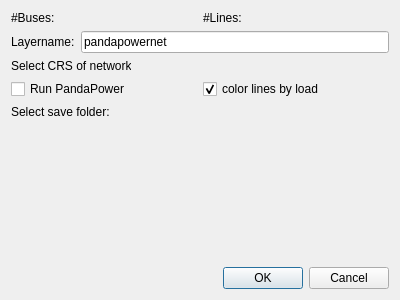
<?xml version="1.0" encoding="UTF-8"?>
<ui version="4.0">
 <class>importDialog</class>
 <widget class="QDialog" name="importDialog">
  <property name="geometry">
   <rect>
    <x>0</x>
    <y>0</y>
    <width>400</width>
    <height>300</height>
   </rect>
  </property>
  <property name="windowTitle">
   <string>Import pandapower network</string>
  </property>
  <property name="locale">
   <locale language="English" country="Germany"/>
  </property>
  <layout class="QVBoxLayout" name="_2">
   <item>
    <layout class="QHBoxLayout" name="featureCounts">
     <item>
      <widget class="QLabel" name="BusLabel">
       <property name="sizePolicy">
        <sizepolicy hsizetype="MinimumExpanding" vsizetype="Fixed">
         <horstretch>0</horstretch>
         <verstretch>0</verstretch>
        </sizepolicy>
       </property>
       <property name="text">
        <string>#Buses: </string>
       </property>
      </widget>
     </item>
     <item>
      <widget class="QLabel" name="LineLabel">
       <property name="sizePolicy">
        <sizepolicy hsizetype="MinimumExpanding" vsizetype="Fixed">
         <horstretch>0</horstretch>
         <verstretch>0</verstretch>
        </sizepolicy>
       </property>
       <property name="text">
        <string>#Lines: </string>
       </property>
      </widget>
     </item>
    </layout>
   </item>
   <item>
    <layout class="QHBoxLayout" name="layerName">
     <item>
      <widget class="QLabel" name="layerNameLabel">
       <property name="sizePolicy">
        <sizepolicy hsizetype="Minimum" vsizetype="Fixed">
         <horstretch>0</horstretch>
         <verstretch>0</verstretch>
        </sizepolicy>
       </property>
       <property name="text">
        <string>Layername:</string>
       </property>
      </widget>
     </item>
     <item>
      <widget class="QLineEdit" name="layerNameEdit">
       <property name="sizePolicy">
        <sizepolicy hsizetype="Expanding" vsizetype="Fixed">
         <horstretch>0</horstretch>
         <verstretch>0</verstretch>
        </sizepolicy>
       </property>
       <property name="focusPolicy">
        <enum>Qt::WheelFocus</enum>
       </property>
       <property name="text">
        <string>pandapowernet</string>
       </property>
       <property name="maxLength">
        <number>500</number>
       </property>
       <property name="placeholderText">
        <string>layer name</string>
       </property>
      </widget>
     </item>
    </layout>
   </item>
   <item>
    <layout class="QHBoxLayout" name="crsSelect">
     <property name="sizeConstraint">
      <enum>QLayout::SetDefaultConstraint</enum>
     </property>
     <item>
      <widget class="QLabel" name="crsLabel">
       <property name="sizePolicy">
        <sizepolicy hsizetype="Minimum" vsizetype="Fixed">
         <horstretch>0</horstretch>
         <verstretch>0</verstretch>
        </sizepolicy>
       </property>
       <property name="minimumSize">
        <size>
         <width>0</width>
         <height>0</height>
        </size>
       </property>
       <property name="maximumSize">
        <size>
         <width>120</width>
         <height>20</height>
        </size>
       </property>
       <property name="text">
        <string>Select CRS of network:</string>
       </property>
      </widget>
     </item>
     <item>
      <widget class="QgsProjectionSelectionWidget" name="projectionSelect">
       <property name="sizePolicy">
        <sizepolicy hsizetype="MinimumExpanding" vsizetype="Minimum">
         <horstretch>0</horstretch>
         <verstretch>0</verstretch>
        </sizepolicy>
       </property>
       <property name="maximumSize">
        <size>
         <width>16777215</width>
         <height>30</height>
        </size>
       </property>
       <property name="acceptDrops">
        <bool>false</bool>
       </property>
      </widget>
     </item>
    </layout>
   </item>
   <item>
    <layout class="QHBoxLayout" name="checkboxes">
     <item>
      <widget class="QCheckBox" name="runpp">
       <property name="text">
        <string>Run PandaPower</string>
       </property>
      </widget>
     </item>
     <item>
      <widget class="QCheckBox" name="gradRender">
       <property name="text">
        <string>color lines by load</string>
       </property>
       <property name="checked">
        <bool>true</bool>
       </property>
      </widget>
     </item>
    </layout>
   </item>
   <item>
    <widget class="QLabel" name="folderSelectLabel">
     <property name="text">
      <string comment="Select save folder:">Select save folder:</string>
     </property>
    </widget>
   </item>
   <item>
    <widget class="QgsFileWidget" name="folderSelect">
     <property name="fileWidgetButtonVisible">
      <bool>true</bool>
     </property>
     <property name="fullUrl">
      <bool>false</bool>
     </property>
     <property name="dialogTitle">
      <string>Import pandapower network - Select save folder:</string>
     </property>
     <property name="storageMode">
      <enum>QgsFileWidget::GetDirectory</enum>
     </property>
     <property name="relativeStorage">
      <enum>QgsFileWidget::RelativeDefaultPath</enum>
     </property>
    </widget>
   </item>
   <item>
    <spacer name="verticalSpacer">
     <property name="orientation">
      <enum>Qt::Vertical</enum>
     </property>
     <property name="sizeHint" stdset="0">
      <size>
       <width>20</width>
       <height>40</height>
      </size>
     </property>
    </spacer>
   </item>
   <item>
    <widget class="QDialogButtonBox" name="button_box">
     <property name="focusPolicy">
      <enum>Qt::StrongFocus</enum>
     </property>
     <property name="orientation">
      <enum>Qt::Horizontal</enum>
     </property>
     <property name="standardButtons">
      <set>QDialogButtonBox::Cancel|QDialogButtonBox::Ok</set>
     </property>
    </widget>
   </item>
  </layout>
 </widget>
 <customwidgets>
  <customwidget>
   <class>QgsFileWidget</class>
   <extends>QWidget</extends>
   <header>qgsfilewidget.h</header>
  </customwidget>
  <customwidget>
   <class>QgsProjectionSelectionWidget</class>
   <extends>QWidget</extends>
   <header>qgsprojectionselectionwidget.h</header>
  </customwidget>
 </customwidgets>
 <tabstops>
  <tabstop>layerNameEdit</tabstop>
  <tabstop>projectionSelect</tabstop>
 </tabstops>
 <resources/>
 <connections>
  <connection>
   <sender>button_box</sender>
   <signal>accepted()</signal>
   <receiver>importDialog</receiver>
   <slot>accept()</slot>
   <hints>
    <hint type="sourcelabel">
     <x>20</x>
     <y>20</y>
    </hint>
    <hint type="destinationlabel">
     <x>20</x>
     <y>20</y>
    </hint>
   </hints>
  </connection>
  <connection>
   <sender>button_box</sender>
   <signal>rejected()</signal>
   <receiver>importDialog</receiver>
   <slot>reject()</slot>
   <hints>
    <hint type="sourcelabel">
     <x>20</x>
     <y>20</y>
    </hint>
    <hint type="destinationlabel">
     <x>20</x>
     <y>20</y>
    </hint>
   </hints>
  </connection>
 </connections>
</ui>
